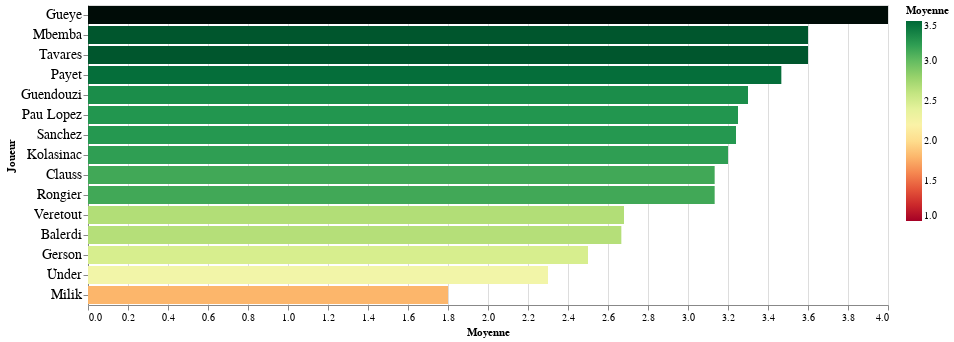

The cell this chart's notebook holds for it:
### Markdown cell above
# Des notes, des moyennes

### Code cell
alt.Chart(notation_saison).mark_bar().transform_aggregate(
    count="count(Note_num)",
    moyenne="mean(Note_num)",
    groupby=["Joueur"]
).encode(
    x=alt.X("moyenne:Q", title="Moyenne"),
    y=alt.Y(
        field="Joueur", 
        type="ordinal", 
        sort="-x",
        axis=alt.Axis(labelFontSize=14)
    ),
    color=alt.Color("moyenne:Q", title="Moyenne", scale=alt.Scale(scheme="redyellowgreen", domain=[1.0, 3.5])),
    tooltip=["Joueur", alt.Tooltip("count:Q", title="# Notes"), alt.Tooltip("moyenne:Q", title="Moyenne", format='.2f')]
).configure_header(
    titleColor='green',
    titleFontSize=14,
    labelColor='red',
    labelFontSize=14
).configure_view(
    width=800
)

### Figure 1 — Vega-Lite specification as saved in the notebook (floating-point values rounded to 4 significant figures)
{"config": {"view": {"continuousWidth": 400, "continuousHeight": 300, "width": 800}, "header": {"labelColor": "red", "labelFontSize": 14, "titleColor": "green", "titleFontSize": 14}}, "data": {"name": "data-b437ca79c5b169a4dd8a3a76f513560d"}, "mark": "bar", "encoding": {"color": {"field": "moyenne", "scale": {"domain": [1.0, 3.5], "scheme": "redyellowgreen"}, "title": "Moyenne", "type": "quantitative"}, "tooltip": [{"field": "Joueur", "type": "nominal"}, {"field": "count", "title": "# Notes", "type": "quantitative"}, {"field": "moyenne", "format": ".2f", "title": "Moyenne", "type": "quantitative"}], "x": {"field": "moyenne", "title": "Moyenne", "type": "quantitative"}, "y": {"axis": {"labelFontSize": 14}, "field": "Joueur", "sort": "-x", "type": "ordinal"}}, "transform": [{"aggregate": [{"op": "count", "field": "Note_num", "as": "count"}, {"op": "mean", "field": "Note_num", "as": "moyenne"}], "groupby": ["Joueur"]}], "$schema": "https://vega.github.io/schema/vega-lite/v4.17.0.json", "datasets": {"data-b437ca79c5b169a4dd8a3a76f513560d": [{"Adversaire": "Brest", "Date": "2022-08-15T07:01:00+00:00", "Match_Teams": "Brest-OM 1-1", "Joueur": "Mbemba", "Note_txt": "3", "Note_num": 3.0, "Match": "Brest 15/08/2022", "sort": 20220815, "count": 1, "match_rank": 5.0, "Joueurdrop_": 7, "Saison": "2022-2023"}, {"Adversaire": "Nantes", "Date": "2022-08-20T23:38:35+00:00", "Match_Teams": "OM-Nantes 2-1", "Joueur": "Mbemba", "Note_txt": "4", "Note_num": 4.0, "Match": "Nantes 20/08/2022", "sort": 20220820, "count": 1, "match_rank": 4.0, "Joueurdrop_": 7, "Saison": "2022-2023"}, {"Adversaire": "Nice", "Date": "2022-08-29T06:30:00+00:00", "Match_Teams": "Nice-OM 0-3", "Joueur": "Mbemba", "Note_txt": "4", "Note_num": 4.0, "Match": "Nice 29/08/2022", "sort": 20220829, "count": 1, "match_rank": 3.0, "Joueurdrop_": 7, "Saison": "2022-2023"}, {"Adversaire": "Clermont", "Date": "2022-09-01T06:00:00+00:00", "Match_Teams": "OM-Clermont 1-0", "Joueur": "Mbemba", "Note_txt": "4", "Note_num": 4.0, "Match": "Clermont 01/09/2022", "sort": 20220901, "count": 1, "match_rank": 2.0, "Joueurdrop_": 7, "Saison": "2022-2023"}, {"Adversaire": "Auxerre", "Date": "2022-09-04T08:11:25+00:00", "Match_Teams": "Auxerre-OM 0-2", "Joueur": "Mbemba", "Note_txt": "4-", "Note_num": 3.6, "Match": "Auxerre 04/09/2022", "sort": 20220904, "count": 1, "match_rank": 1.0, "Joueurdrop_": 7, "Saison": "2022-2023"}, {"Adversaire": "Reims", "Date": "2022-08-08T10:06:06+00:00", "Match_Teams": "OM-Reims 4-1", "Joueur": "Mbemba", "Note_txt": "3", "Note_num": 3.0, "Match": "Reims 08/08/2022", "sort": 20220808, "count": 1, "match_rank": 6.0, "Joueurdrop_": 7, "Saison": "2022-2023"}, {"Adversaire": "Brest", "Date": "2022-08-15T07:01:00+00:00", "Match_Teams": "Brest-OM 1-1", "Joueur": "Balerdi", "Note_txt": "2-", "Note_num": 1.6, "Match": "Brest 15/08/2022", "sort": 20220815, "count": 1, "match_rank": 5.0, "Joueurdrop_": 45, "Saison": "2022-2023"}, {"Adversaire": "Nantes", "Date": "2022-08-20T23:38:35+00:00", "Match_Teams": "OM-Nantes 2-1", "Joueur": "Balerdi", "Note_txt": "3-", "Note_num": 2.6, "Match": "Nantes 20/08/2022", "sort": 20220820, "count": 1, "match_rank": 4.0, "Joueurdrop_": 45, "Saison": "2022-2023"}, {"Adversaire": "Nice", "Date": "2022-08-29T06:30:00+00:00", "Match_Teams": "Nice-OM 0-3", "Joueur": "Balerdi", "Note_txt": "4", "Note_num": 4.0, "Match": "Nice 29/08/2022", "sort": 20220829, "count": 1, "match_rank": 3.0, "Joueurdrop_": 45, "Saison": "2022-2023"}, {"Adversaire": "Clermont", "Date": "2022-09-01T06:00:00+00:00", "Match_Teams": "OM-Clermont 1-0", "Joueur": "Balerdi", "Note_txt": "2", "Note_num": 2.0, "Match": "Clermont 01/09/2022", "sort": 20220901, "count": 1, "match_rank": 2.0, "Joueurdrop_": 45, "Saison": "2022-2023"}, {"Adversaire": "Auxerre", "Date": "2022-09-04T08:11:25+00:00", "Match_Teams": "Auxerre-OM 0-2", "Joueur": "Balerdi", "Note_txt": "3+", "Note_num": 3.4, "Match": "Auxerre 04/09/2022", "sort": 20220904, "count": 1, "match_rank": 1.0, "Joueurdrop_": 45, "Saison": "2022-2023"}, {"Adversaire": "Reims", "Date": "2022-08-08T10:06:06+00:00", "Match_Teams": "OM-Reims 4-1", "Joueur": "Balerdi", "Note_txt": "2+", "Note_num": 2.4, "Match": "Reims 08/08/2022", "sort": 20220808, "count": 1, "match_rank": 6.0, "Joueurdrop_": 45, "Saison": "2022-2023"}, {"Adversaire": "Brest", "Date": "2022-08-15T07:01:00+00:00", "Match_Teams": "Brest-OM 1-1", "Joueur": "Clauss", "Note_txt": "3+", "Note_num": 3.4, "Match": "Brest 15/08/2022", "sort": 20220815, "count": 1, "match_rank": 5.0, "Joueurdrop_": 7, "Saison": "2022-2023"}, {"Adversaire": "Nantes", "Date": "2022-08-20T23:38:35+00:00", "Match_Teams": "OM-Nantes 2-1", "Joueur": "Clauss", "Note_txt": "3-", "Note_num": 2.6, "Match": "Nantes 20/08/2022", "sort": 20220820, "count": 1, "match_rank": 4.0, "Joueurdrop_": 7, "Saison": "2022-2023"}, {"Adversaire": "Nice", "Date": "2022-08-29T06:30:00+00:00", "Match_Teams": "Nice-OM 0-3", "Joueur": "Clauss", "Note_txt": "4", "Note_num": 4.0, "Match": "Nice 29/08/2022", "sort": 20220829, "count": 1, "match_rank": 3.0, "Joueurdrop_": 7, "Saison": "2022-2023"}, {"Adversaire": "Clermont", "Date": "2022-09-01T06:00:00+00:00", "Match_Teams": "OM-Clermont 1-0", "Joueur": "Clauss", "Note_txt": "2+", "Note_num": 2.4, "Match": "Clermont 01/09/2022", "sort": 20220901, "count": 1, "match_rank": 2.0, "Joueurdrop_": 7, "Saison": "2022-2023"}, {"Adversaire": "Auxerre", "Date": "2022-09-04T08:11:25+00:00", "Match_Teams": "Auxerre-OM 0-2", "Joueur": "Clauss", "Note_txt": "2+", "Note_num": 2.4, "Match": "Auxerre 04/09/2022", "sort": 20220904, "count": 1, "match_rank": 1.0, "Joueurdrop_": 7, "Saison": "2022-2023"}, {"Adversaire": "Reims", "Date": "2022-08-08T10:06:06+00:00", "Match_Teams": "OM-Reims 4-1", "Joueur": "Clauss", "Note_txt": "4", "Note_num": 4.0, "Match": "Reims 08/08/2022", "sort": 20220808, "count": 1, "match_rank": 6.0, "Joueurdrop_": 7, "Saison": "2022-2023"}, {"Adversaire": "Brest", "Date": "2022-08-15T07:01:00+00:00", "Match_Teams": "Brest-OM 1-1", "Joueur": "Rongier", "Note_txt": "2", "Note_num": 2.0, "Match": "Brest 15/08/2022", "sort": 20220815, "count": 1, "match_rank": 5.0, "Joueurdrop_": 102, "Saison": "2022-2023"}, {"Adversaire": "Nantes", "Date": "2022-08-20T23:38:35+00:00", "Match_Teams": "OM-Nantes 2-1", "Joueur": "Rongier", "Note_txt": "3", "Note_num": 3.0, "Match": "Nantes 20/08/2022", "sort": 20220820, "count": 1, "match_rank": 4.0, "Joueurdrop_": 102, "Saison": "2022-2023"}, {"Adversaire": "Nice", "Date": "2022-08-29T06:30:00+00:00", "Match_Teams": "Nice-OM 0-3", "Joueur": "Rongier", "Note_txt": "4", "Note_num": 4.0, "Match": "Nice 29/08/2022", "sort": 20220829, "count": 1, "match_rank": 3.0, "Joueurdrop_": 102, "Saison": "2022-2023"}, {"Adversaire": "Clermont", "Date": "2022-09-01T06:00:00+00:00", "Match_Teams": "OM-Clermont 1-0", "Joueur": "Rongier", "Note_txt": "3+", "Note_num": 3.4, "Match": "Clermont 01/09/2022", "sort": 20220901, "count": 1, "match_rank": 2.0, "Joueurdrop_": 102, "Saison": "2022-2023"}, {"Adversaire": "Auxerre", "Date": "2022-09-04T08:11:25+00:00", "Match_Teams": "Auxerre-OM 0-2", "Joueur": "Rongier", "Note_txt": "2+", "Note_num": 2.4, "Match": "Auxerre 04/09/2022", "sort": 20220904, "count": 1, "match_rank": 1.0, "Joueurdrop_": 102, "Saison": "2022-2023"}, {"Adversaire": "Reims", "Date": "2022-08-08T10:06:06+00:00", "Match_Teams": "OM-Reims 4-1", "Joueur": "Rongier", "Note_txt": "4", "Note_num": 4.0, "Match": "Reims 08/08/2022", "sort": 20220808, "count": 1, "match_rank": 6.0, "Joueurdrop_": 102, "Saison": "2022-2023"}, {"Adversaire": "Brest", "Date": "2022-08-15T07:01:00+00:00", "Match_Teams": "Brest-OM 1-1", "Joueur": "Guendouzi", "Note_txt": "3", "Note_num": 3.0, "Match": "Brest 15/08/2022", "sort": 20220815, "count": 1, "match_rank": 5.0, "Joueurdrop_": 61, "Saison": "2022-2023"}, {"Adversaire": "Nantes", "Date": "2022-08-20T23:38:35+00:00", "Match_Teams": "OM-Nantes 2-1", "Joueur": "Guendouzi", "Note_txt": "2", "Note_num": 2.0, "Match": "Nantes 20/08/2022", "sort": 20220820, "count": 1, "match_rank": 4.0, "Joueurdrop_": 61, "Saison": "2022-2023"}, {"Adversaire": "Nice", "Date": "2022-08-29T06:30:00+00:00", "Match_Teams": "Nice-OM 0-3", "Joueur": "Guendouzi", "Note_txt": "4", "Note_num": 4.0, "Match": "Nice 29/08/2022", "sort": 20220829, "count": 1, "match_rank": 3.0, "Joueurdrop_": 61, "Saison": "2022-2023"}, {"Adversaire": "Clermont", "Date": "2022-09-01T06:00:00+00:00", "Match_Teams": "OM-Clermont 1-0", "Joueur": "Guendouzi", "Note_txt": "3+", "Note_num": 3.4, "Match": "Clermont 01/09/2022", "sort": 20220901, "count": 1, "match_rank": 2.0, "Joueurdrop_": 61, "Saison": "2022-2023"}, {"Adversaire": "Auxerre", "Date": "2022-09-04T08:11:25+00:00", "Match_Teams": "Auxerre-OM 0-2", "Joueur": "Guendouzi", "Note_txt": "4", "Note_num": 4.0, "Match": "Auxerre 04/09/2022", "sort": 20220904, "count": 1, "match_rank": 1.0, "Joueurdrop_": 61, "Saison": "2022-2023"}, {"Adversaire": "Reims", "Date": "2022-08-08T10:06:06+00:00", "Match_Teams": "OM-Reims 4-1", "Joueur": "Guendouzi", "Note_txt": "3+", "Note_num": 3.4, "Match": "Reims 08/08/2022", "sort": 20220808, "count": 1, "match_rank": 6.0, "Joueurdrop_": 61, "Saison": "2022-2023"}, {"Adversaire": "Brest", "Date": "2022-08-15T07:01:00+00:00", "Match_Teams": "Brest-OM 1-1", "Joueur": "Tavares", "Note_txt": "3+", "Note_num": 3.4, "Match": "Brest 15/08/2022", "sort": 20220815, "count": 1, "match_rank": 5.0, "Joueurdrop_": 7, "Saison": "2022-2023"}, {"Adversaire": "Nantes", "Date": "2022-08-20T23:38:35+00:00", "Match_Teams": "OM-Nantes 2-1", "Joueur": "Tavares", "Note_txt": "2+", "Note_num": 2.4, "Match": "Nantes 20/08/2022", "sort": 20220820, "count": 1, "match_rank": 4.0, "Joueurdrop_": 7, "Saison": "2022-2023"}, {"Adversaire": "Nice", "Date": "2022-08-29T06:30:00+00:00", "Match_Teams": "Nice-OM 0-3", "Joueur": "Tavares", "Note_txt": "4", "Note_num": 4.0, "Match": "Nice 29/08/2022", "sort": 20220829, "count": 1, "match_rank": 3.0, "Joueurdrop_": 7, "Saison": "2022-2023"}, {"Adversaire": "Clermont", "Date": "2022-09-01T06:00:00+00:00", "Match_Teams": "OM-Clermont 1-0", "Joueur": "Tavares", "Note_txt": "4", "Note_num": 4.0, "Match": "Clermont 01/09/2022", "sort": 20220901, "count": 1, "match_rank": 2.0, "Joueurdrop_": 7, "Saison": "2022-2023"}, {"Adversaire": "Auxerre", "Date": "2022-09-04T08:11:25+00:00", "Match_Teams": "Auxerre-OM 0-2", "Joueur": "Tavares", "Note_txt": "3+", "Note_num": 3.4, "Match": "Auxerre 04/09/2022", "sort": 20220904, "count": 1, "match_rank": 1.0, "Joueurdrop_": 7, "Saison": "2022-2023"}, {"Adversaire": "Reims", "Date": "2022-08-08T10:06:06+00:00", "Match_Teams": "OM-Reims 4-1", "Joueur": "Tavares", "Note_txt": "4+", "Note_num": 4.4, "Match": "Reims 08/08/2022", "sort": 20220808, "count": 1, "match_rank": 6.0, "Joueurdrop_": 7, "Saison": "2022-2023"}, {"Adversaire": "Brest", "Date": "2022-08-15T07:01:00+00:00", "Match_Teams": "Brest-OM 1-1", "Joueur": "Ünder", "Note_txt": "1", "Note_num": 1.0, "Match": "Brest 15/08/2022", "sort": 20220815, "count": 1, "match_rank": 5.0, "Joueurdrop_": 46, "Saison": "2022-2023"}, {"Adversaire": "Clermont", "Date": "2022-09-01T06:00:00+00:00", "Match_Teams": "OM-Clermont 1-0", "Joueur": "Ünder", "Note_txt": "2+", "Note_num": 2.4, "Match": "Clermont 01/09/2022", "sort": 20220901, "count": 1, "match_rank": 2.0, "Joueurdrop_": 46, "Saison": "2022-2023"}, {"Adversaire": "Auxerre", "Date": "2022-09-04T08:11:25+00:00", "Match_Teams": "Auxerre-OM 0-2", "Joueur": "Ünder", "Note_txt": "3+", "Note_num": 3.4, "Match": "Auxerre 04/09/2022", "sort": 20220904, "count": 1, "match_rank": 1.0, "Joueurdrop_": 46, "Saison": "2022-2023"}, {"Adversaire": "Reims", "Date": "2022-08-08T10:06:06+00:00", "Match_Teams": "OM-Reims 4-1", "Joueur": "Ünder", "Note_txt": "2+", "Note_num": 2.4, "Match": "Reims 08/08/2022", "sort": 20220808, "count": 1, "match_rank": 6.0, "Joueurdrop_": 46, "Saison": "2022-2023"}, {"Adversaire": "Brest", "Date": "2022-08-15T07:01:00+00:00", "Match_Teams": "Brest-OM 1-1", "Joueur": "Sanchez", "Note_txt": "2", "Note_num": 2.0, "Match": "Brest 15/08/2022", "sort": 20220815, "count": 1, "match_rank": 5.0, "Joueurdrop_": 5, "Saison": "2022-2023"}, {"Adversaire": "Nantes", "Date": "2022-08-20T23:38:35+00:00", "Match_Teams": "OM-Nantes 2-1", "Joueur": "Sanchez", "Note_txt": "3+", "Note_num": 3.4, "Match": "Nantes 20/08/2022", "sort": 20220820, "count": 1, "match_rank": 4.0, "Joueurdrop_": 5, "Saison": "2022-2023"}, {"Adversaire": "Nice", "Date": "2022-08-29T06:30:00+00:00", "Match_Teams": "Nice-OM 0-3", "Joueur": "Sanchez", "Note_txt": "4+", "Note_num": 4.4, "Match": "Nice 29/08/2022", "sort": 20220829, "count": 1, "match_rank": 3.0, "Joueurdrop_": 5, "Saison": "2022-2023"}, {"Adversaire": "Clermont", "Date": "2022-09-01T06:00:00+00:00", "Match_Teams": "OM-Clermont 1-0", "Joueur": "Sanchez", "Note_txt": "2+", "Note_num": 2.4, "Match": "Clermont 01/09/2022", "sort": 20220901, "count": 1, "match_rank": 2.0, "Joueurdrop_": 5, "Saison": "2022-2023"}, {"Adversaire": "Auxerre", "Date": "2022-09-04T08:11:25+00:00", "Match_Teams": "Auxerre-OM 0-2", "Joueur": "Sanchez", "Note_txt": "4", "Note_num": 4.0, "Match": "Auxerre 04/09/2022", "sort": 20220904, "count": 1, "match_rank": 1.0, "Joueurdrop_": 5, "Saison": "2022-2023"}, {"Adversaire": "Brest", "Date": "2022-08-15T07:01:00+00:00", "Match_Teams": "Brest-OM 1-1", "Joueur": "Gerson", "Note_txt": "2-", "Note_num": 1.6, "Match": "Brest 15/08/2022", "sort": 20220815, "count": 1, "match_rank": 5.0, "Joueurdrop_": 46, "Saison": "2022-2023"}, {"Adversaire": "Nantes", "Date": "2022-08-20T23:38:35+00:00", "Match_Teams": "OM-Nantes 2-1", "Joueur": "Gerson", "Note_txt": "3-", "Note_num": 2.6, "Match": "Nantes 20/08/2022", "sort": 20220820, "count": 1, "match_rank": 4.0, "Joueurdrop_": 46, "Saison": "2022-2023"}, {"Adversaire": "Auxerre", "Date": "2022-09-04T08:11:25+00:00", "Match_Teams": "Auxerre-OM 0-2", "Joueur": "Gerson", "Note_txt": "3+", "Note_num": 3.4, "Match": "Auxerre 04/09/2022", "sort": 20220904, "count": 1, "match_rank": 1.0, "Joueurdrop_": 46, "Saison": "2022-2023"}, {"Adversaire": "Reims", "Date": "2022-08-08T10:06:06+00:00", "Match_Teams": "OM-Reims 4-1", "Joueur": "Gerson", "Note_txt": "2+", "Note_num": 2.4, "Match": "Reims 08/08/2022", "sort": 20220808, "count": 1, "match_rank": 6.0, "Joueurdrop_": 46, "Saison": "2022-2023"}, {"Adversaire": "Brest", "Date": "2022-08-15T07:01:00+00:00", "Match_Teams": "Brest-OM 1-1", "Joueur": "Milik", "Note_txt": "1", "Note_num": 1.0, "Match": "Brest 15/08/2022", "sort": 20220815, "count": 1, "match_rank": 5.0, "Joueurdrop_": 51, "Saison": "2022-2023"}, {"Adversaire": "Reims", "Date": "2022-08-08T10:06:06+00:00", "Match_Teams": "OM-Reims 4-1", "Joueur": "Milik", "Note_txt": "3-", "Note_num": 2.6, "Match": "Reims 08/08/2022", "sort": 20220808, "count": 1, "match_rank": 6.0, "Joueurdrop_": 51, "Saison": "2022-2023"}, {"Adversaire": "Nantes", "Date": "2022-08-20T23:38:35+00:00", "Match_Teams": "OM-Nantes 2-1", "Joueur": "Pau Lopez", "Note_txt": "4", "Note_num": 4.0, "Match": "Nantes 20/08/2022", "sort": 20220820, "count": 1, "match_rank": 4.0, "Joueurdrop_": 40, "Saison": "2022-2023"}, {"Adversaire": "Nice", "Date": "2022-08-29T06:30:00+00:00", "Match_Teams": "Nice-OM 0-3", "Joueur": "Pau Lopez", "Note_txt": "3", "Note_num": 3.0, "Match": "Nice 29/08/2022", "sort": 20220829, "count": 1, "match_rank": 3.0, "Joueurdrop_": 40, "Saison": "2022-2023"}, {"Adversaire": "Clermont", "Date": "2022-09-01T06:00:00+00:00", "Match_Teams": "OM-Clermont 1-0", "Joueur": "Pau Lopez", "Note_txt": "3", "Note_num": 3.0, "Match": "Clermont 01/09/2022", "sort": 20220901, "count": 1, "match_rank": 2.0, "Joueurdrop_": 40, "Saison": "2022-2023"}, {"Adversaire": "Auxerre", "Date": "2022-09-04T08:11:25+00:00", "Match_Teams": "Auxerre-OM 0-2", "Joueur": "Pau Lopez", "Note_txt": "3", "Note_num": 3.0, "Match": "Auxerre 04/09/2022", "sort": 20220904, "count": 1, "match_rank": 1.0, "Joueurdrop_": 40, "Saison": "2022-2023"}, {"Adversaire": "Nantes", "Date": "2022-08-20T23:38:35+00:00", "Match_Teams": "OM-Nantes 2-1", "Joueur": "Kolasinac", "Note_txt": "3-", "Note_num": 2.6, "Match": "Nantes 20/08/2022", "sort": 20220820, "count": 1, "match_rank": 4.0, "Joueurdrop_": 13, "Saison": "2022-2023"}, {"Adversaire": "Nice", "Date": "2022-08-29T06:30:00+00:00", "Match_Teams": "Nice-OM 0-3", "Joueur": "Kolasinac", "Note_txt": "3", "Note_num": 3.0, "Match": "Nice 29/08/2022", "sort": 20220829, "count": 1, "match_rank": 3.0, "Joueurdrop_": 13, "Saison": "2022-2023"}, {"Adversaire": "Auxerre", "Date": "2022-09-04T08:11:25+00:00", "Match_Teams": "Auxerre-OM 0-2", "Joueur": "Kolasinac", "Note_txt": "4", "Note_num": 4.0, "Match": "Auxerre 04/09/2022", "sort": 20220904, "count": 1, "match_rank": 1.0, "Joueurdrop_": 13, "Saison": "2022-2023"}, {"Adversaire": "Nantes", "Date": "2022-08-20T23:38:35+00:00", "Match_Teams": "OM-Nantes 2-1", "Joueur": "Veretout", "Note_txt": "3", "Note_num": 3.0, "Match": "Nantes 20/08/2022", "sort": 20220820, "count": 1, "match_rank": 4.0, "Joueurdrop_": 5, "Saison": "2022-2023"}, {"Adversaire": "Nice", "Date": "2022-08-29T06:30:00+00:00", "Match_Teams": "Nice-OM 0-3", "Joueur": "Veretout", "Note_txt": "3", "Note_num": 3.0, "Match": "Nice 29/08/2022", "sort": 20220829, "count": 1, "match_rank": 3.0, "Joueurdrop_": 5, "Saison": "2022-2023"}, {"Adversaire": "Clermont", "Date": "2022-09-01T06:00:00+00:00", "Match_Teams": "OM-Clermont 1-0", "Joueur": "Veretout", "Note_txt": "2", "Note_num": 2.0, "Match": "Clermont 01/09/2022", "sort": 20220901, "count": 1, "match_rank": 2.0, "Joueurdrop_": 5, "Saison": "2022-2023"}, {"Adversaire": "Auxerre", "Date": "2022-09-04T08:11:25+00:00", "Match_Teams": "Auxerre-OM 0-2", "Joueur": "Veretout", "Note_txt": "2", "Note_num": 2.0, "Match": "Auxerre 04/09/2022", "sort": 20220904, "count": 1, "match_rank": 1.0, "Joueurdrop_": 5, "Saison": "2022-2023"}, {"Adversaire": "Reims", "Date": "2022-08-08T10:06:06+00:00", "Match_Teams": "OM-Reims 4-1", "Joueur": "Veretout", "Note_txt": "3+", "Note_num": 3.4, "Match": "Reims 08/08/2022", "sort": 20220808, "count": 1, "match_rank": 6.0, "Joueurdrop_": 5, "Saison": "2022-2023"}, {"Adversaire": "Nantes", "Date": "2022-08-20T23:38:35+00:00", "Match_Teams": "OM-Nantes 2-1", "Joueur": "Payet", "Note_txt": "4", "Note_num": 4.0, "Match": "Nantes 20/08/2022", "sort": 20220820, "count": 1, "match_rank": 4.0, "Joueurdrop_": 193, "Saison": "2022-2023"}, {"Adversaire": "Nice", "Date": "2022-08-29T06:30:00+00:00", "Match_Teams": "Nice-OM 0-3", "Joueur": "Payet", "Note_txt": "4", "Note_num": 4.0, "Match": "Nice 29/08/2022", "sort": 20220829, "count": 1, "match_rank": 3.0, "Joueurdrop_": 193, "Saison": "2022-2023"}, {"Adversaire": "Clermont", "Date": "2022-09-01T06:00:00+00:00", "Match_Teams": "OM-Clermont 1-0", "Joueur": "Payet", "Note_txt": "2+", "Note_num": 2.4, "Match": "Clermont 01/09/2022", "sort": 20220901, "count": 1, "match_rank": 2.0, "Joueurdrop_": 193, "Saison": "2022-2023"}, {"Adversaire": "Clermont", "Date": "2022-09-01T06:00:00+00:00", "Match_Teams": "OM-Clermont 1-0", "Joueur": "Gueye", "Note_txt": "4", "Note_num": 4.0, "Match": "Clermont 01/09/2022", "sort": 20220901, "count": 1, "match_rank": 2.0, "Joueurdrop_": 60, "Saison": "2022-2023"}]}}
